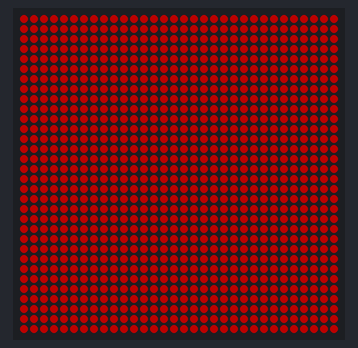
Simulated run of this program. Board: Raspberry Pi (BCM pin numbers). Parts: 32×32 RGB LED matrix. Dim RGB values are drawn brighter than linear; what the program prints to the terminal is not drawn. At 25.1 s the program stops and its outputs stay as they are.

Above: at 0.1 s.
At 1.1 s:
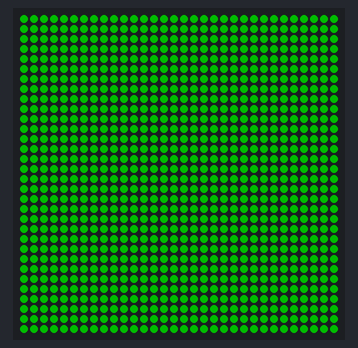
At 2.1 s:
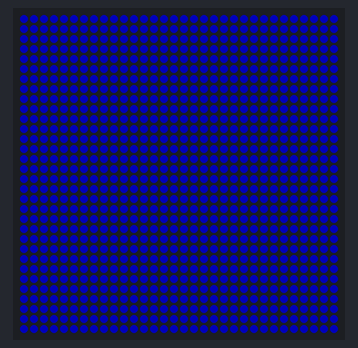
At 3.1 s:
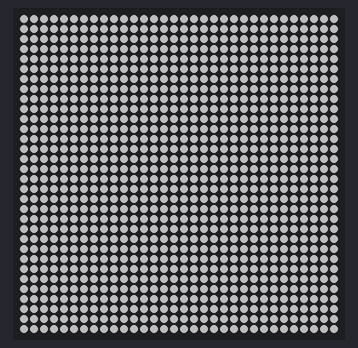
At 7.51 s:
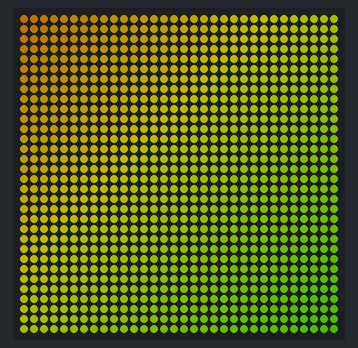
At 11.9 s:
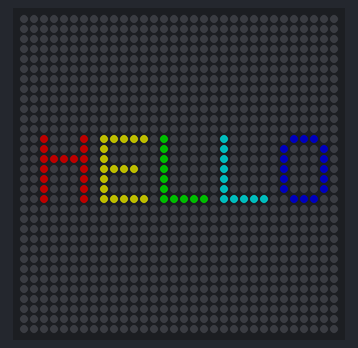

The program:

matrix_test.py
```python
#!/usr/bin/env python3
"""
RGB Matrix Hardware Test - Hello World!
Test script to verify your 32x32 RGB matrix is working correctly.
"""

import time
import sys
import math

# Try to import RGB matrix library
try:
    from rgbmatrix import RGBMatrix, RGBMatrixOptions
    MATRIX_AVAILABLE = True
    print("✅ RGB Matrix library loaded successfully!")
except ImportError:
    print("❌ RGB Matrix library not found. Install with: pip3 install rpi-rgb-led-matrix")
    print("   Or visit: https://github.com/hzeller/rpi-rgb-led-matrix")
    MATRIX_AVAILABLE = False

def setup_matrix():
    """Initialize the RGB matrix with safe settings"""
    if not MATRIX_AVAILABLE:
        return None

    try:
        options = RGBMatrixOptions()
        options.rows = 32
        options.cols = 32
        options.chain_length = 1
        options.parallel = 1
        options.hardware_mapping = 'adafruit-hat-pwm'  # Common for Adafruit HATs
        options.gpio_slowdown = 2  # Start with 2, increase if you see flickering
        options.brightness = 30    # Start low for safety
        options.pwm_bits = 11
        options.pwm_lsb_nanoseconds = 130
        options.limit_refresh_rate_hz = 150

        matrix = RGBMatrix(options=options)
        print("✅ RGB Matrix initialized successfully!")
        print(f"   Size: {options.rows}x{options.cols}")
        print(f"   Brightness: {options.brightness}")
        print(f"   GPIO Slowdown: {options.gpio_slowdown}")
        return matrix

    except Exception as e:
        print(f"❌ Failed to initialize RGB matrix: {e}")
        print("\nTroubleshooting tips:")
        print("- Check GPIO connections")
        print("- Verify power supply (5V, 4A+)")
        print("- Try running with: sudo python3 matrix_test.py")
        print("- Check if another process is using the matrix")
        return None

def test_solid_colors(matrix):
    """Test basic colors"""
    print("\n🎨 Testing solid colors...")

    colors = [
        (255, 0, 0),    # Red
        (0, 255, 0),    # Green
        (0, 0, 255),    # Blue
        (255, 255, 255), # White
        (0, 0, 0),      # Black (off)
    ]

    for r, g, b in colors:
        color_name = ["Red", "Green", "Blue", "White", "Black"][colors.index((r, g, b))]
        print(f"   Showing {color_name}...")

        for y in range(32):
            for x in range(32):
                matrix.SetPixel(x, y, r, g, b)

        time.sleep(1)

def test_rainbow(matrix):
    """Test rainbow effect"""
    print("\n🌈 Testing rainbow effect...")

    for frame in range(100):
        for y in range(32):
            for x in range(32):
                # Create rainbow effect
                hue = (x + y + frame) % 360
                r, g, b = hsv_to_rgb(hue, 1.0, 1.0)
                matrix.SetPixel(x, y, r, g, b)
        time.sleep(0.05)

def test_hello_world(matrix):
    """Display 'HELLO' text"""
    print("\n👋 Testing 'HELLO WORLD' text...")

    # Simple 5x7 font for 'HELLO'
    letters = {
        'H': [
            "█   █",
            "█   █",
            "█████",
            "█   █",
            "█   █",
            "█   █",
            "█   █"
        ],
        'E': [
            "█████",
            "█    ",
            "█    ",
            "████ ",
            "█    ",
            "█    ",
            "█████"
        ],
        'L': [
            "█    ",
            "█    ",
            "█    ",
            "█    ",
            "█    ",
            "█    ",
            "█████"
        ],
        'O': [
            " ███ ",
            "█   █",
            "█   █",
            "█   █",
            "█   █",
            "█   █",
            " ███ "
        ]
    }

    # Clear matrix
    for y in range(32):
        for x in range(32):
            matrix.SetPixel(x, y, 0, 0, 0)

    # Draw HELLO
    text = "HELLO"
    start_x = 2
    start_y = 12

    for i, char in enumerate(text):
        if char in letters:
            letter_data = letters[char]
            for row, line in enumerate(letter_data):
                for col, pixel in enumerate(line):
                    if pixel == '█':
                        x = start_x + (i * 6) + col
                        y = start_y + row
                        if 0 <= x < 32 and 0 <= y < 32:
                            # Rainbow color for each letter
                            hue = i * 60
                            r, g, b = hsv_to_rgb(hue, 1.0, 1.0)
                            matrix.SetPixel(x, y, r, g, b)

    time.sleep(3)

def test_pixel_scan(matrix):
    """Test individual pixels"""
    print("\n🔍 Testing pixel scan...")

    # Clear matrix
    for y in range(32):
        for x in range(32):
            matrix.SetPixel(x, y, 0, 0, 0)

    # Scan through all pixels
    for y in range(32):
        for x in range(32):
            matrix.SetPixel(x, y, 255, 255, 255)  # White pixel
            time.sleep(0.01)
            matrix.SetPixel(x, y, 0, 0, 0)  # Turn off

def hsv_to_rgb(h, s, v):
    """Convert HSV to RGB"""
    h = h / 360.0
    c = v * s
    x = c * (1 - abs((h * 6) % 2 - 1))
    m = v - c

    if h < 1/6:
        r, g, b = c, x, 0
    elif h < 2/6:
        r, g, b = x, c, 0
    elif h < 3/6:
        r, g, b = 0, c, x
    elif h < 4/6:
        r, g, b = 0, x, c
    elif h < 5/6:
        r, g, b = x, 0, c
    else:
        r, g, b = c, 0, x

    return (int((r + m) * 255), int((g + m) * 255), int((b + m) * 255))

def main():
    print("🚀 RGB Matrix Hardware Test")
    print("=" * 40)

    if not MATRIX_AVAILABLE:
        print("\n❌ Cannot run hardware tests without RGB matrix library.")
        print("Please install it first:")
        print("  pip3 install rpi-rgb-led-matrix")
        print("\nOr visit: https://github.com/hzeller/rpi-rgb-led-matrix")
        return

    # Initialize matrix
    matrix = setup_matrix()
    if not matrix:
        return

    print("\n🎯 Starting hardware tests...")
    print("Press Ctrl+C to stop at any time")

    try:
        # Run tests
        test_solid_colors(matrix)
        test_rainbow(matrix)
        test_hello_world(matrix)
        test_pixel_scan(matrix)

        print("\n✅ All tests completed successfully!")
        print("🎉 Your RGB matrix is working perfectly!")

    except KeyboardInterrupt:
        print("\n⏹️  Tests stopped by user")
    except Exception as e:
        print(f"\n❌ Error during testing: {e}")
    finally:
        # Clear matrix before exit
        print("\n🧹 Clearing matrix...")
        for y in range(32):
            for x in range(32):
                matrix.SetPixel(x, y, 0, 0, 0)
        print("✅ Matrix cleared. Test complete!")

if __name__ == "__main__":
    main()
```

Measured:
- what the display in image 1 shows lasts 1.0 s, from 1.0 s to 2.0 s
- what the display in image 5 shows lasts 3.0 s, from 11.9 s to 14.9 s
